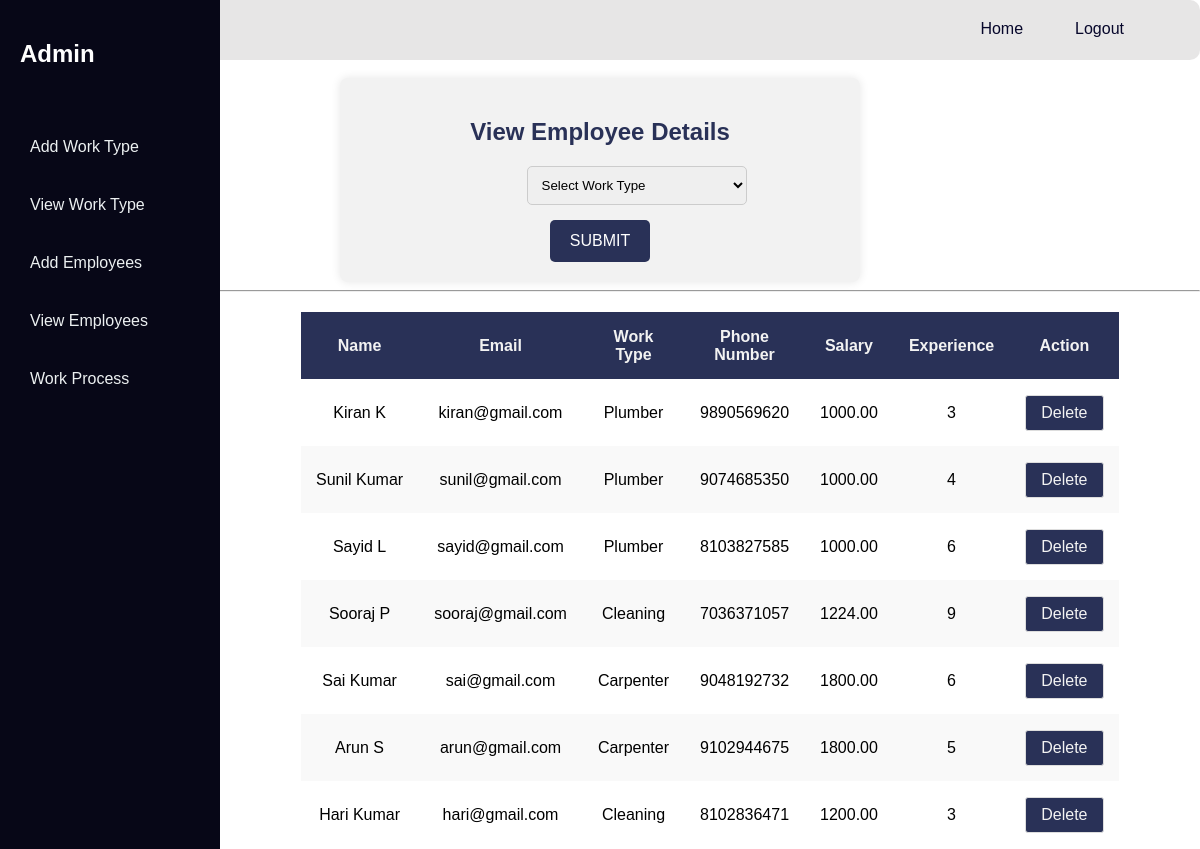
The app's page /adminapp/view_Coordinator with its own data.
### Home/models.py (models this page shows)
class Employee(models.Model):
    employee_id=models.ForeignKey(User, on_delete=models.CASCADE)
    department_id=models.ForeignKey(Department,on_delete=models.CASCADE)
    address = models.CharField(max_length=255)
    phone_number = models.IntegerField()
    salary=models.DecimalField(max_digits=8, decimal_places=2)
    experience=models.IntegerField()
    rating=models.IntegerField(default=0)

class User(AbstractUser):
    usertype = models.CharField(max_length=50)
    address = models.CharField(max_length=255)
    phone_number = models.IntegerField(default=0)

### Admin/models.py (models this page shows)
class Department(models.Model):
    dept_name=models.CharField(max_length=30)

### Admin/views.py (the view)
# urls.py: path('view_Coordinator',view_Coordinator,name='view_Coordinator'),
def view_Coordinator(request):
    if request.method=="POST":
        department=request.POST['dept_id']
        department_id = Department.objects.get(id=department)
        x=Department.objects.all()
        details = Employee.objects.filter(department_id=department_id)
        return render(request,'admin/view_Coordinator.html',{'data':details,'dept':x})
    else:
        x=Department.objects.all()
        details = Employee.objects.select_related('employee_id','department_id')
        return render(request,'admin/view_Coordinator.html',{'data':details,'dept':x})

### Admin/templates/admin/view_Coordinator.html (shortened to what this page needs)
{% extends 'admin/shared/base1.html' %}
{% load static %}
{% block content %}
<br>
<div class="container">
    <div>
        <h2>View Employee Details</h2>
    </div>
    <div>
        <form action="" method="post">
            <div>
                <select name="dept_id" id="firstDropdown" onchange="handleFirstDropdownChange(this)">
                    <option value="Select">Select Work Type</option>
                </select>
            </div>
            <button type="submit">SUBMIT</button>
        </form>
    </div>
</div>
<hr>
<div style="text-align: center; margin-top: 20px;">
    <div class="table-container">
        <table class="custom-table">
            <thead>
                <tr>
                    <th>Name</th>
                    <th>Email</th>
                    <th>Work Type</th>
                    <th>Phone Number</th>
                    <th>Salary</th>
                    <th>Experience</th>
                    <th>Action</th>
                </tr>
            </thead>
            <tbody>
                {% for i in data %}
                <tr>
                    <td class="name">{{ i.employee_id.first_name }} {{ i.employee_id.last_name }}</td>
                    <td>{{ i.employee_id.email }}</td>
                    <td>{{ i.department_id.dept_name }}</td>
                    <td>{{ i.phone_number }}</td>
                    <td>{{ i.salary }}</td>
                    <td>{{ i.experience }}</td>
                    <td class="action-buttons">
                        <a href="{% url 'admin_Coordinator_delete' id=i.id %}" class="btn btn-danger btn-xs"> Delete</a>
                    </td>
                </tr>
                {% endfor %}
            </tbody>
        </table>
    </div>
</div>
{% endblock content %}

### Admin/templates/admin/shared/base1.html (shortened to what this page needs)
{% load static %}
<!DOCTYPE html>
<html lang="en">
<head>
</head>
<body>
    <div class="menu-bar">
      <nav id="navbar" class="navbar">
        <ul>
            <li><a class="nav-link scrollto" href="{% url 'adminhome' %}#admin-home">Home</a></li>
            <li><a class="nav-link scrollto" href="{% url 'accounts_logout' %}">Logout</a></li>
        </ul>
    </nav>
    </div>
    <div class="dashboard-container">
      <h2 style="color:white">Admin</h2>
        <ul class="dashboard-menu">
          <li><a></a></li>
            <li><a class="nav-link scrollto" href="{% url 'admin_add_department1'%}">Add Work Type</a></li>
            <li><a class="nav-link scrollto" href="{% url 'view_department' %}">View Work Type</a></li>
            <li><a class="nav-link scrollto" href="{% url 'admin_add_Coordinator' %}">Add Employees</a></li>
            <li><a class="nav-link scrollto" href="{% url 'view_Coordinator' %}">View Employees</a></li>
            <li class="dropdown">
                <a href="#"><span>Work Process</span> </a>
            </li>
        </ul>
    </div>
    {% block content %}
    {% endblock content %}
</body>
</html>

### Admin/templates/admin/shared/base1.html (style rules this page uses)
body { margin: 0; font-family: 'Arial', sans-serif; }
.menu-bar { text-align: center; background-color: rgba(231, 230, 230, 0.986); padding: 20px; border-radius: 10px; }
.navbar { padding: 10px; text-align: center; color: #07072b; position: relative; }
.navbar ul { list-style-type: none; margin: 0; padding: 0; overflow: hidden; position: absolute; top: 50%; transform: translateY(-50%); right: 20px; }
.navbar li { margin-right: 20px; float: left; }
.navbar li a { display: block; color: #07072b; text-align: center; padding: 14px 16px; text-decoration: none; transition: color 0.3s ease, text-decoration 0.3s ease; border-bottom: 2px solid transparent; }
.dashboard-container { background-color: #070717; position: fixed; top: 0; left: 0; width: 15%; height: 100%; overflow-y: auto; padding: 20px; }
.dashboard-menu { list-style-type: none; padding: 0; }
.dashboard-menu li { margin-bottom: 20px; }
.dashboard-menu a { text-decoration: none; color: #ecf0f1; display: block; padding: 10px; border-radius: 5px; transition: background-color 0.3s ease, opacity 0.3s ease; }

### Admin/templates/admin/view_Coordinator.html (style rules this page uses)
.container { width: 40%; margin: 0 auto; background-color: #f2f2f2; padding: 20px; border-radius: 8px; box-shadow: 0 0 10px rgba(0, 0, 0, 0.1); text-align: center; }
h2 { color: #293157; }
form { display: flex; flex-direction: column; align-items: center; }
select { width: 150%; padding: 10px; margin-bottom: 15px; border: 1px solid #ccc; border-radius: 5px; box-sizing: border-box; }
button { background-color: #293157; color: #fff; padding: 12px 20px; border: none; border-radius: 5px; cursor: pointer; font-size: 16px; }
.custom-table .name { white-space: nowrap; }
.table-container { margin: 0 auto; width: 50%; }
.custom-table { width: 100%; border-collapse: collapse; margin-top: 20px; border: 1px solid #ddd; align-items: center; }
.custom-table th, .custom-table td { border: 1px solid transparent; padding: 15px; text-align: center; }
.custom-table th { background-color: #293157; color: #f2f2f2; }
.custom-table tr:nth-child(even) { background-color: #f9f9f9; }
.custom-table .action-buttons a { text-decoration: none; color: #f2f2f2; padding: 8px 15px; border: 1px solid #ddd; border-radius: 3px; cursor: pointer; display: inline-block; }
.custom-table .btn-danger { background-color: #293157; border-color: #d43f3a; }

### records on screen
Employee: employee_id.first_name "Kiran", employee_id.last_name "K", employee_id.email "kiran@gmail.com", department_id.dept_name "Plumber", phone_number "9890569620", salary "1000.00", experience "3"
Employee: employee_id.first_name "Sunil", employee_id.last_name "Kumar", employee_id.email "sunil@gmail.com", department_id.dept_name "Plumber", phone_number "9074685350", salary "1000.00", experience "4"
Employee: employee_id.first_name "Sayid", employee_id.last_name "L", employee_id.email "sayid@gmail.com", department_id.dept_name "Plumber", phone_number "8103827585", salary "1000.00", experience "6"
Employee: employee_id.first_name "Sooraj", employee_id.last_name "P", employee_id.email "sooraj@gmail.com", department_id.dept_name "Cleaning", phone_number "7036371057", salary "1224.00", experience "9"
Employee: employee_id.first_name "Sai", employee_id.last_name "Kumar", employee_id.email "sai@gmail.com", department_id.dept_name "Carpenter", phone_number "9048192732", salary "1800.00", experience "6"
Employee: employee_id.first_name "Arun", employee_id.last_name "S", employee_id.email "arun@gmail.com", department_id.dept_name "Carpenter", phone_number "9102944675", salary "1800.00", experience "5"
Employee: employee_id.first_name "Hari", employee_id.last_name "Kumar", employee_id.email "hari@gmail.com", department_id.dept_name "Cleaning", phone_number "8102836471", salary "1200.00", experience "3"
